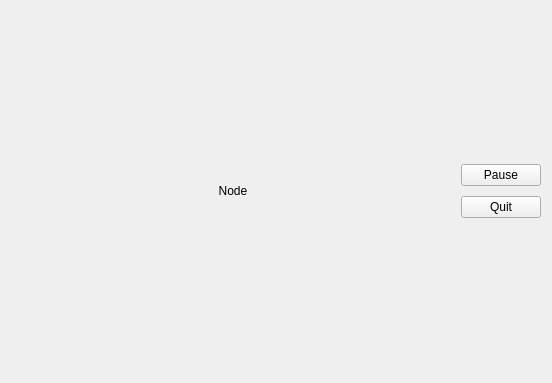
<?xml version="1.0" encoding="UTF-8"?>
<ui version="4.0">
 <class>IotItemWidget</class>
 <widget class="QWidget" name="IotItemWidget">
  <property name="geometry">
   <rect>
    <x>0</x>
    <y>0</y>
    <width>552</width>
    <height>383</height>
   </rect>
  </property>
  <property name="windowTitle">
   <string>IotItemWidget</string>
  </property>
  <layout class="QGridLayout" name="gridLayout">
   <item row="0" column="0">
    <layout class="QVBoxLayout" name="verticalLayout1">
     <item>
      <layout class="QHBoxLayout" name="horizontalLayout">
       <item>
        <widget class="QLabel" name="nodeLabel">
         <property name="sizePolicy">
          <sizepolicy hsizetype="Preferred" vsizetype="Preferred">
           <horstretch>2</horstretch>
           <verstretch>0</verstretch>
          </sizepolicy>
         </property>
         <property name="text">
          <string>Node</string>
         </property>
         <property name="alignment">
          <set>Qt::AlignCenter</set>
         </property>
        </widget>
       </item>
       <item>
        <layout class="QVBoxLayout" name="verticalLayout2" stretch="0,0">
         <property name="spacing">
          <number>10</number>
         </property>
         <property name="sizeConstraint">
          <enum>QLayout::SetDefaultConstraint</enum>
         </property>
         <property name="rightMargin">
          <number>0</number>
         </property>
         <item>
          <widget class="QPushButton" name="pauseButton">
           <property name="sizePolicy">
            <sizepolicy hsizetype="Fixed" vsizetype="Fixed">
             <horstretch>0</horstretch>
             <verstretch>0</verstretch>
            </sizepolicy>
           </property>
           <property name="text">
            <string>Pause</string>
           </property>
          </widget>
         </item>
         <item>
          <widget class="QPushButton" name="quitButton">
           <property name="sizePolicy">
            <sizepolicy hsizetype="Fixed" vsizetype="Fixed">
             <horstretch>0</horstretch>
             <verstretch>0</verstretch>
            </sizepolicy>
           </property>
           <property name="text">
            <string>Quit</string>
           </property>
          </widget>
         </item>
        </layout>
       </item>
      </layout>
     </item>
    </layout>
   </item>
  </layout>
 </widget>
 <resources/>
 <connections/>
</ui>
